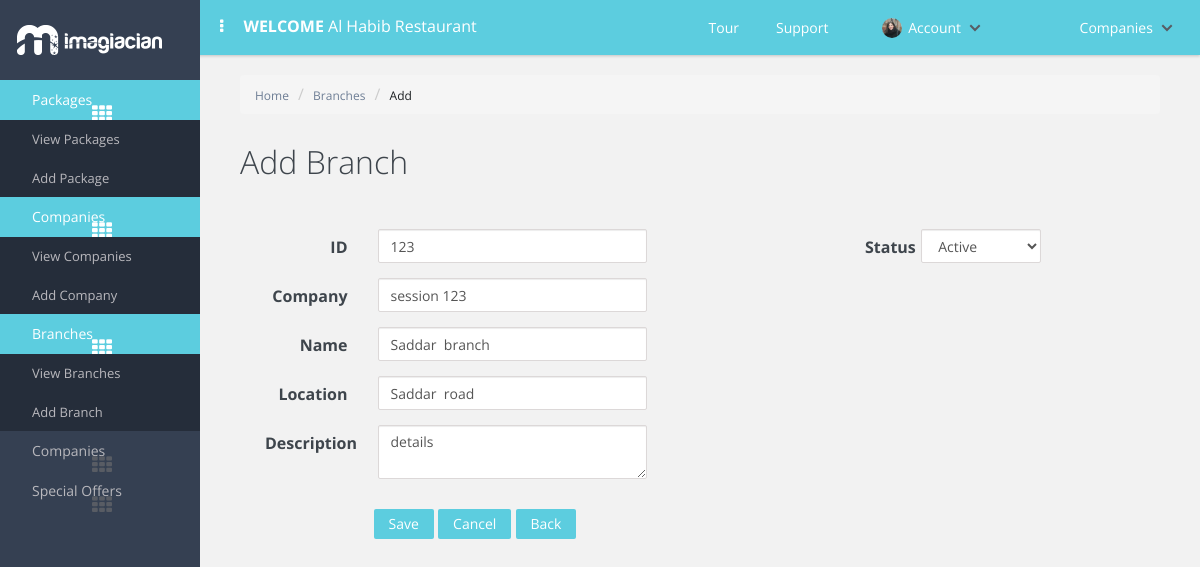
The app's page /add_branch.php?id=1 (signed in) with its own data.
### tables this page shows
CREATE TABLE IF NOT EXISTS `branches` (
  `branch_id` int(11) NOT NULL,
  `branch_company_id` varchar(32) NOT NULL,
  `branch_code` varchar(32) NOT NULL,
  `branch_name` varchar(32) NOT NULL,
  `branch_location` varchar(32) NOT NULL,
  `branch_detail` text NOT NULL,
  `branch_status` varchar(32) NOT NULL
);

### common/class.database.php (called while the page is built, shortened)
<?php
class Database {
    public $_DB;
    public $_query;
    public $_where = array();
    public $_select = array();
    public $_action;
    public $_table;
    public $_force_select_all = false;
    public function __construct() {
        try {
            $this->_DB = new PDO('mysql:host=' . DB_HOST . ';dbname=' . DB_NAME, DB_USER, DB_PASS);
            $this->_DB->setAttribute(PDO::ATTR_ERRMODE, PDO::ERRMODE_EXCEPTION);
        } catch (PDOException $e) {
            echo 'ERROR: ' . $e->getMessage();
        }
    }
    public function where($column_name, $value, $operator = '=') {
        $this->_where[$column_name] = array();
        $this->_where[$column_name][] = $value;
        $this->_where[$column_name][] = $operator;
    }
    public function query($query) {
        try {
            $this->_query = $this->_DB->prepare(filter_var($query, FILTER_SANITIZE_STRING));
            $this->bind_results();
            $this->_query->execute();
            $this->_where = array();
            $this->_select = array();
        } catch (PDOException $e) {
            $er = $e->errorInfo;
            echo '<p style="font-family:arial; background:#F00; position:absolute; z-index:10000; color:#FFF; padding:5px;">ERROR: ' . $er[2] . '</p>';
        }
    }
    public function bind_results() {
        if (!empty($this->_where)) {
            $ci = 0;
            foreach ($this->_where as $c => $value) {
                $ci++;
                if (is_array($value[0])) {
                    foreach ($value[0] as $rkey => $rvalue) {
                        $this->_query->bindValue(':' . $c.($ci+$rkey), $rvalue, $this->get_type($rvalue));
                    }
                }else{
                    $this->_query->bindValue(':' . $c.$ci, $value[0], $this->get_type($value[0]));
                }
            }
        }
    }
    public function get_type($value) {
        if (is_int($value)) {
            $param = PDO::PARAM_INT;
        } elseif (is_bool($value)) {
            $param = PDO::PARAM_BOOL;
        } elseif (is_null($value)) {
            $param = PDO::PARAM_NULL;
        } elseif (is_string($value)) {
            $param = PDO::PARAM_STR;
        } else {
            $param = FALSE;
        }
        return $param;
    }
    public function build_query() {
        $query = $this->_action;
        if ($this->_action == 'SELECT') {
            if (!empty($this->_select)) {
                if ($this->_force_select_all == true) {
                    $query .= ' *,';
                }
                foreach ($this->_select as $column_name => $name) {
                    $query .=' ' . $column_name . ' as ' . $name . ', ';
                }
            } else {
                $query .= ' *';
            }
            $query = rtrim($query, ', ');
        }
        if ($this->_action != 'UPDATE' && $this->_action != 'INSERT') {
            $query .= ' FROM ';
        }
        $query .= $this->_table;
        if (!empty($this->_where)) {
            $query .= ' WHERE ';
            $columns = array();
            $ci = 0;
            foreach ($this->_where as $c => $v) {
                $cn = $c;
                $ci++;
                if ($v[1] == 'BETWEEN') {
                    $columns[] = $cn . ' ' . $v[1] . ' :' . $c.$ci . ' and :' . $c.($ci+1);
                }elseif($v[1] == 'IN'){
                    $columns[] = $cn . ' IN ' . $v[0];
                }else{
                    $columns[] = $cn . ' ' . $v[1] . ' :' . $c.$ci;
                }
            }
            $query .= implode(' AND ', $columns);
        }
        $this->query($query);
    }
    public function result($fetch_type = PDO::FETCH_OBJ) {
        return $this->_query->fetch($fetch_type);
    }
    public function from($table_name, $num_rows = NULL) {
        $this->_action = 'SELECT';
        $this->_table = $table_name;
        $this->build_query();
    }
}

### classes/class.branch.php (called while the page is built, shortened)
<?php
class branch extends database
{
	private $table_name;
	function __construct()
	{
		$this->table_name = 'branches';
	}
	public function get_branches($ID = NULL)
	{
		if (isset($ID)) {
			$this->from($this->table_name);
			return $this->result();
		}
		else {
			$this->from($this->table_name);
			return $this->all_results();
		}
	}
}
 ?>

### common/defaults.php (called while the page is built)
<?php
$status = array();
$status['active']	= 'Active';
$status['deactive'] 	= 'Deactive';

### add_branch.php (the view, shortened to what this page needs)
<?php include 'includes/header.php'; ?>
<div class="container-fluide">
	<ul class="breadcrumb">
	    <li><a href="#">Home</a></li>
	    <li><a href="view_branch.php">Branches</a></li>
	    <li><a class="active" href="#" >Add</a></li>
	</ul>
<div class="page-heading">
	<h1>Add Branch</h1>
</div>
<div class="form-container">
<?php
	$branch = new branch();
	$ID = (isset($_GET['id']))? $_GET['id'] : NULL;
			if (isset($ID)) {
				$branch_result = $branch->get_branches($ID);
			}
?>
<form class="form-horizontal" action="" method="post">
	<div class="col-sm-6">
		  <div class="form-group">
		    <label for="branch_code" class="col-sm-3 control-label">ID</label>
		    <div class="col-sm-8">
		      <input type="text" class="form-control" name="branch_code" id="branch_code" value="<?php echo (isset($ID))? $branch_result->branch_code : '123' ?>" placeholder="Id" readonly>
		    </div>
		  </div>
		  <div class="form-group">
		    <label for="branch_company_id" class="col-sm-3 control-label">Company</label>
		    <div class="col-sm-8">
		      <input type="text" class="form-control" name="branch_company_id" id="branch_company_id" value="<?php echo (isset($ID))? $branch_result->branch_company_id : 'session 123' ?>" placeholder="Company id" readonly>
		    </div>
		    </div>
		  <div class="form-group">
		    <label for="branch_name" class="col-sm-3 control-label">Name</label>
		    <div class="col-sm-8">
		      <input type="text" class="form-control" name="branch_name" id="branch_name" value="<?php echo (isset($ID))? $branch_result->branch_name : '' ?>" placeholder="Name" required>
		    </div>
		    </div>
		<div class="form-group">
		    <label for="branch_location" class="col-sm-3 control-label">Location</label>
		    <div class="col-sm-8">
		      <input type="text" class="form-control" name="branch_location" id="branch_location" value="<?php echo (isset($ID))? $branch_result->branch_location : '' ?>" placeholder="Location">
		    </div>
		  </div>
		  <div class="form-group">
		    <label for="branch_detail" class="col-sm-3 control-label">Description</label>
		    <div class="col-sm-8">
		      <textarea class="form-control" id="branch_detail" name="branch_detail" placeholder="Details"><?php echo (isset($ID))? $branch_result->branch_detail : '' ?></textarea>
		    </div>
		  </div>
		  <div class="col-sm-offset-3 form-group btn-container ">
			  <input type="submit" name="add_branch" class="btn btn-primary" value="Save">
			  <input type="reset" class="btn btn-primary" value="Cancel">
			  <button  class="btn btn-primary">Back</button>
		  </div>
	</div>
    <div class="col-sm-3 col-sm-offset-2">
	  	 <div class="form-group">
		    <label for="branch_status" class="col-sm-3 control-label">Status</label>
		    <div class="col-sm-8">
		      <select class="form-control" id="branch_status" name="branch_status"  required>
					<?php foreach($status as $status_key => $status_value){ ?>
						<option value="<?php echo $status_key; ?>" <?php (isset($ID))? $selected_status = $branch_result->branch_status : '';if(isset($ID)){if($status_key == $selected_status){echo 'selected=selected';}}?> ><?php echo $status_value; ?></option>
						<?php } ?>
				</select>
		    </div>
		  </div>
	</div>
 </form>
</div>
	</div>
<?php include 'includes/footer.php'; ?>

### assets/codyhouse-menu/css/style.css (style rules this page uses)
*, *::after, *::before { box-sizing: border-box; }
html { font-size: 62.5%; }
body { font-size: 1.6rem; font-family: "Open Sans", sans-serif; color: #3e454c; background-color: #ffffff; }
body::after { clear: both; content: ""; display: table; }
a { color: #1784c7; text-decoration: none; }
input { font-family: "Open Sans", sans-serif; font-size: 1.6rem; }
.cd-main-content .content-wrapper h1 { text-align: center; padding: 3em 0; font-size: 2rem; }
@media only screen and (min-width: 768px) { .cd-main-content .content-wrapper h1 { padding: 4em 0; font-size: 3.2rem; font-weight: 300; } }

### assets/css/main-styles.css (style rules this page uses)
.breadcrumb a { color: #6e7e95; font-size: 12px; }
.breadcrumb .active { color: #1C1F22!important; }
body { background-color: #f2f2f2; }
.form-container { padding: 30px 10px; margin: auto; }
.btn-container { text-align: center; }
.btn-container .btn { border-radius: 2px; background: #5CCDDF; border: 0px; padding: 5px 15px; margin-top: 15px; }
.form-container .form-control { border: 1px solid #DCD8D8; border-radius: 2px; }
.form-control[disabled], .form-control[readonly], fieldset[disabled] .form-control { background-color: white!important; }
.page-heading h1 { text-align: left!important; padding: 10px 0px!important; }

### records on screen
branches: branch_code "123", branch_company_id "session 123", branch_name "Saddar branch", branch_location "Saddar road", branch_detail "details", branch_status "Active"
